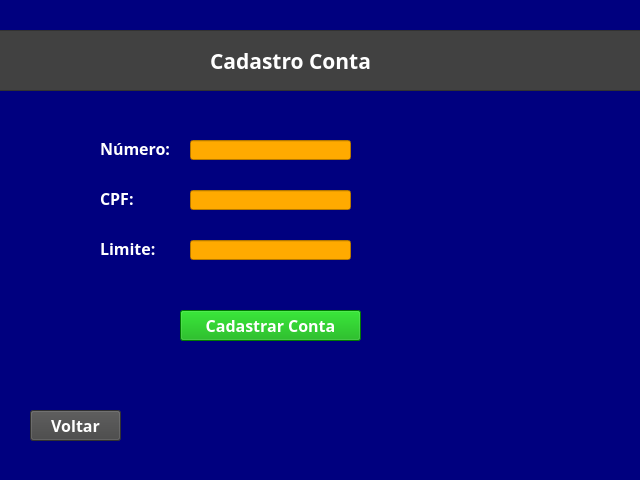
<?xml version="1.0" encoding="UTF-8"?>
<ui version="4.0">
 <class>MainWindow</class>
 <widget class="QMainWindow" name="MainWindow">
  <property name="geometry">
   <rect>
    <x>0</x>
    <y>0</y>
    <width>640</width>
    <height>480</height>
   </rect>
  </property>
  <property name="windowTitle">
   <string>MainWindow</string>
  </property>
  <property name="styleSheet">
   <string notr="true">background-color: rgb(0, 0, 127);</string>
  </property>
  <widget class="QWidget" name="centralwidget">
   <widget class="QFrame" name="frame">
    <property name="geometry">
     <rect>
      <x>-60</x>
      <y>30</y>
      <width>711</width>
      <height>61</height>
     </rect>
    </property>
    <property name="styleSheet">
     <string notr="true">background-color: rgb(65, 65, 65);</string>
    </property>
    <property name="frameShape">
     <enum>QFrame::StyledPanel</enum>
    </property>
    <property name="frameShadow">
     <enum>QFrame::Raised</enum>
    </property>
    <widget class="QLabel" name="label_3">
     <property name="geometry">
      <rect>
       <x>70</x>
       <y>240</y>
       <width>101</width>
       <height>21</height>
      </rect>
     </property>
     <property name="text">
      <string/>
     </property>
     <property name="pixmap">
      <pixmap>../../../../Downloads/Design sem nome (7).png</pixmap>
     </property>
    </widget>
    <widget class="QLabel" name="label">
     <property name="geometry">
      <rect>
       <x>270</x>
       <y>10</y>
       <width>161</width>
       <height>41</height>
      </rect>
     </property>
     <property name="font">
      <font>
       <family>Bahnschrift</family>
       <pointsize>16</pointsize>
       <weight>75</weight>
       <bold>true</bold>
      </font>
     </property>
     <property name="styleSheet">
      <string notr="true">color: rgb(255, 255, 255);</string>
     </property>
     <property name="text">
      <string>Cadastro Conta</string>
     </property>
    </widget>
   </widget>
   <widget class="QLabel" name="label_2">
    <property name="geometry">
     <rect>
      <x>100</x>
      <y>140</y>
      <width>81</width>
      <height>16</height>
     </rect>
    </property>
    <property name="font">
     <font>
      <family>Agency FB</family>
      <pointsize>12</pointsize>
      <weight>75</weight>
      <bold>true</bold>
     </font>
    </property>
    <property name="styleSheet">
     <string notr="true">color: rgb(255, 255, 255);</string>
    </property>
    <property name="text">
     <string>Número:</string>
    </property>
   </widget>
   <widget class="QLabel" name="label_5">
    <property name="geometry">
     <rect>
      <x>100</x>
      <y>190</y>
      <width>71</width>
      <height>16</height>
     </rect>
    </property>
    <property name="font">
     <font>
      <family>Agency FB</family>
      <pointsize>12</pointsize>
      <weight>75</weight>
      <bold>true</bold>
     </font>
    </property>
    <property name="styleSheet">
     <string notr="true">color: rgb(255, 255, 255);</string>
    </property>
    <property name="text">
     <string>CPF:</string>
    </property>
   </widget>
   <widget class="QLabel" name="label_6">
    <property name="geometry">
     <rect>
      <x>100</x>
      <y>240</y>
      <width>71</width>
      <height>16</height>
     </rect>
    </property>
    <property name="font">
     <font>
      <family>Agency FB</family>
      <pointsize>12</pointsize>
      <weight>75</weight>
      <bold>true</bold>
     </font>
    </property>
    <property name="styleSheet">
     <string notr="true">color: rgb(255, 255, 255);</string>
    </property>
    <property name="text">
     <string>Limite:</string>
    </property>
   </widget>
   <widget class="QLineEdit" name="lineEdit">
    <property name="geometry">
     <rect>
      <x>190</x>
      <y>140</y>
      <width>161</width>
      <height>20</height>
     </rect>
    </property>
    <property name="styleSheet">
     <string notr="true">background-color: rgb(255, 170, 0);
color: rgb(0, 0, 0);</string>
    </property>
   </widget>
   <widget class="QLineEdit" name="lineEdit_2">
    <property name="geometry">
     <rect>
      <x>190</x>
      <y>190</y>
      <width>161</width>
      <height>20</height>
     </rect>
    </property>
    <property name="styleSheet">
     <string notr="true">background-color: rgb(255, 170, 0);
color: rgb(0, 0, 0);</string>
    </property>
    <property name="text">
     <string/>
    </property>
   </widget>
   <widget class="QLineEdit" name="lineEdit_3">
    <property name="geometry">
     <rect>
      <x>190</x>
      <y>240</y>
      <width>161</width>
      <height>20</height>
     </rect>
    </property>
    <property name="styleSheet">
     <string notr="true">background-color: rgb(255, 170, 0);
color: rgb(0, 0, 0);</string>
    </property>
   </widget>
   <widget class="QPushButton" name="pushButton">
    <property name="geometry">
     <rect>
      <x>180</x>
      <y>310</y>
      <width>181</width>
      <height>31</height>
     </rect>
    </property>
    <property name="font">
     <font>
      <family>Agency FB</family>
      <pointsize>12</pointsize>
      <weight>75</weight>
      <bold>true</bold>
     </font>
    </property>
    <property name="styleSheet">
     <string notr="true">color: rgb(255, 255, 255);
background-color: rgb(0, 170, 0);</string>
    </property>
    <property name="text">
     <string>Cadastrar Conta</string>
    </property>
   </widget>
   <widget class="QPushButton" name="pushButton_2">
    <property name="geometry">
     <rect>
      <x>30</x>
      <y>410</y>
      <width>91</width>
      <height>31</height>
     </rect>
    </property>
    <property name="font">
     <font>
      <family>Agency FB</family>
      <pointsize>12</pointsize>
      <weight>75</weight>
      <bold>true</bold>
     </font>
    </property>
    <property name="styleSheet">
     <string notr="true">color: rgb(255, 255, 255);
background-color: rgb(68, 68, 68);</string>
    </property>
    <property name="text">
     <string>Voltar</string>
    </property>
   </widget>
  </widget>
  <widget class="QStatusBar" name="statusbar"/>
 </widget>
 <resources/>
 <connections/>
</ui>
